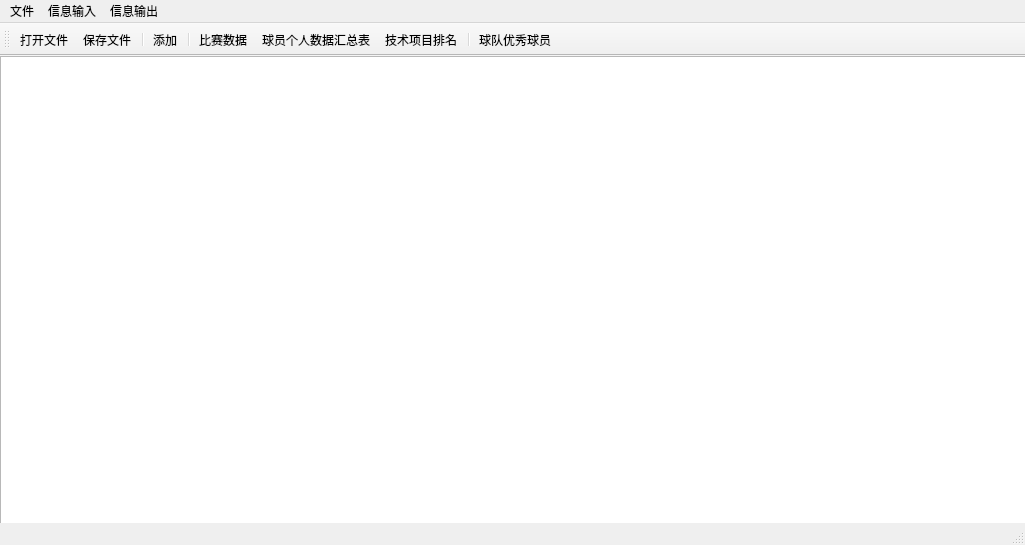
<?xml version="1.0" encoding="UTF-8"?>
<ui version="4.0">
 <class>MainWindow</class>
 <widget class="QMainWindow" name="MainWindow">
  <property name="geometry">
   <rect>
    <x>0</x>
    <y>0</y>
    <width>1025</width>
    <height>545</height>
   </rect>
  </property>
  <property name="windowTitle">
   <string>篮球联赛个人数据处理系统</string>
  </property>
  <property name="layoutDirection">
   <enum>Qt::LeftToRight</enum>
  </property>
  <widget class="QWidget" name="centralwidget">
   <widget class="QTableView" name="ShowInfotableView">
    <property name="geometry">
     <rect>
      <x>0</x>
      <y>0</y>
      <width>1031</width>
      <height>471</height>
     </rect>
    </property>
    <property name="editTriggers">
     <set>QAbstractItemView::NoEditTriggers</set>
    </property>
    <property name="selectionBehavior">
     <enum>QAbstractItemView::SelectRows</enum>
    </property>
    <property name="textElideMode">
     <enum>Qt::ElideRight</enum>
    </property>
   </widget>
  </widget>
  <widget class="QMenuBar" name="menubar">
   <property name="geometry">
    <rect>
     <x>0</x>
     <y>0</y>
     <width>1025</width>
     <height>26</height>
    </rect>
   </property>
   <widget class="QMenu" name="menu">
    <property name="title">
     <string>文件</string>
    </property>
    <addaction name="actionOpen"/>
    <addaction name="separator"/>
    <addaction name="actionSave"/>
   </widget>
   <widget class="QMenu" name="menu_2">
    <property name="title">
     <string>信息输入</string>
    </property>
    <addaction name="actionbaoming"/>
    <addaction name="separator"/>
   </widget>
   <widget class="QMenu" name="menu_3">
    <property name="title">
     <string>信息输出</string>
    </property>
    <addaction name="actionhengji"/>
    <addaction name="actionxianshibaom"/>
    <addaction name="actionlingjiangmingdan"/>
    <addaction name="separator"/>
    <addaction name="actionmingdanshaixuan"/>
   </widget>
   <addaction name="menu"/>
   <addaction name="menu_2"/>
   <addaction name="menu_3"/>
  </widget>
  <widget class="QStatusBar" name="statusbar"/>
  <widget class="QToolBar" name="toolBar">
   <property name="windowTitle">
    <string>toolBar</string>
   </property>
   <attribute name="toolBarArea">
    <enum>TopToolBarArea</enum>
   </attribute>
   <attribute name="toolBarBreak">
    <bool>false</bool>
   </attribute>
   <addaction name="actionOpen"/>
   <addaction name="actionSave"/>
   <addaction name="separator"/>
   <addaction name="actionbaoming"/>
   <addaction name="separator"/>
   <addaction name="actionxianshibaom"/>
   <addaction name="actionhengji"/>
   <addaction name="actionlingjiangmingdan"/>
   <addaction name="separator"/>
   <addaction name="actionmingdanshaixuan"/>
  </widget>
  <action name="actionOpen">
   <property name="text">
    <string>打开文件...</string>
   </property>
   <property name="shortcut">
    <string>Ctrl+O</string>
   </property>
  </action>
  <action name="actionSave">
   <property name="text">
    <string>保存文件...</string>
   </property>
  </action>
  <action name="actionbaoming">
   <property name="text">
    <string>添加</string>
   </property>
  </action>
  <action name="actionhengji">
   <property name="text">
    <string>球员个人数据汇总表</string>
   </property>
  </action>
  <action name="actionxianshibaom">
   <property name="text">
    <string>比赛数据</string>
   </property>
  </action>
  <action name="actionlingjiangmingdan">
   <property name="text">
    <string>技术项目排名</string>
   </property>
  </action>
  <action name="actionmingdanshaixuan">
   <property name="text">
    <string>球队优秀球员</string>
   </property>
   <property name="toolTip">
    <string>研究用表</string>
   </property>
  </action>
 </widget>
 <resources/>
 <connections/>
</ui>
